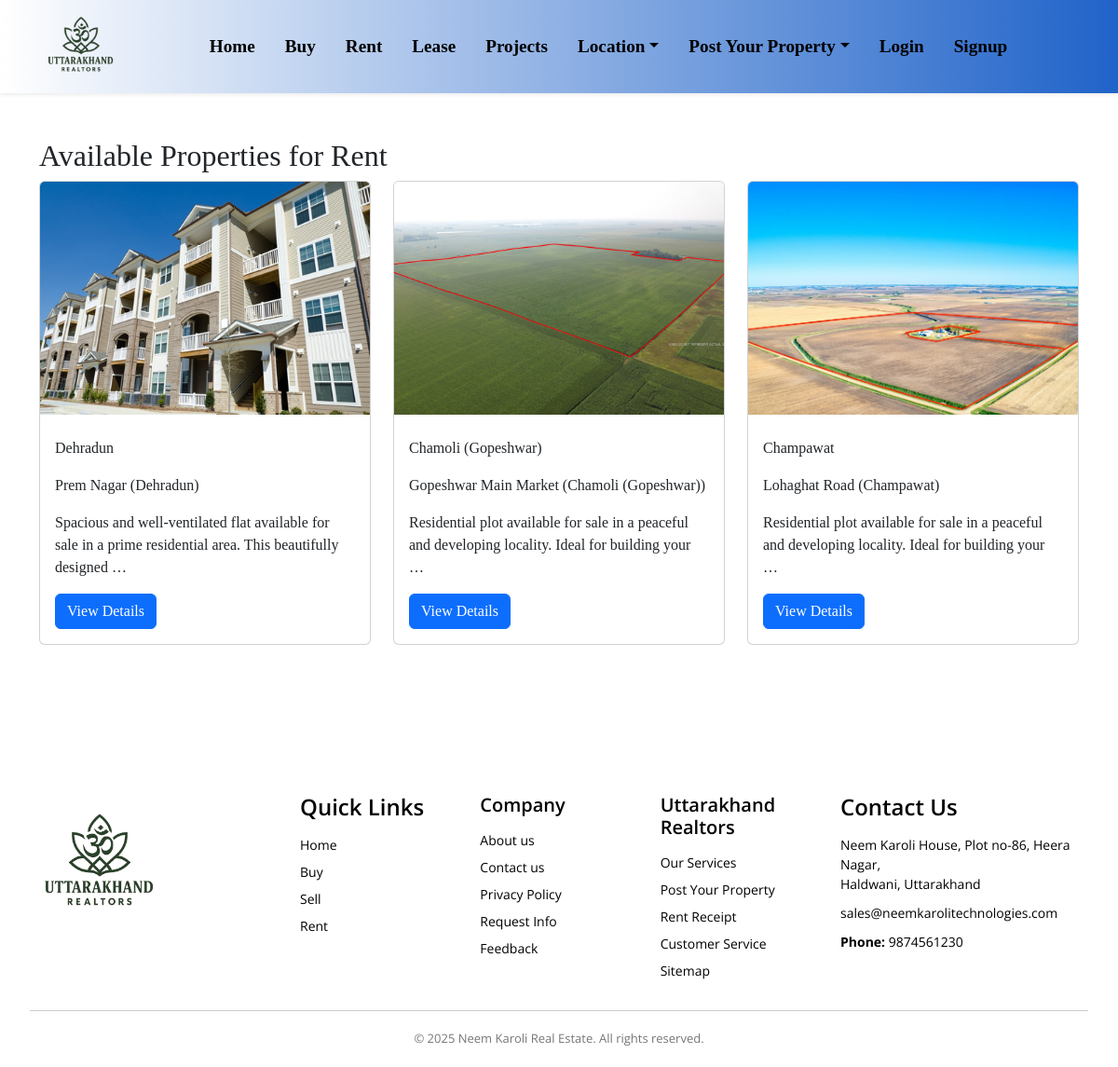
The app's page /rent/ with its own data.
### my_app/models.py (models this page shows, shortened)
class Property(models.Model):
    purpose = models.ForeignKey(Purpose, on_delete=models.SET_NULL, null=True)
    property_type = models.ForeignKey(PropertyType, on_delete=models.SET_NULL, null=True)
    city = models.ForeignKey(City, on_delete=models.SET_NULL, null=True)
    location = models.ForeignKey(Location, on_delete=models.SET_NULL, null=True)
    price = models.PositiveIntegerField()
    area = models.PositiveIntegerField(null=True, blank=True)  # in sq.ft
    description = models.TextField(max_length=1000)
    facing = models.CharField(max_length=50, null=True, blank=True)
    ownership = models.CharField(max_length=100, null=True, blank=True)
    transaction_type = models.CharField(max_length=100, null=True, blank=True)
    agent_phone = models.CharField(max_length=15, null=True, blank=True)
    brochure = models.FileField(upload_to='property/brochures/', null=True, blank=True)
    posted_on = models.DateTimeField(auto_now_add=True)
    posted_by = models.ForeignKey(User, on_delete=models.SET_NULL, null=True, blank=True)
    is_approved = models.BooleanField(default=False)

class PropertyImage(models.Model):
    property = models.ForeignKey(Property, related_name='images', on_delete=models.CASCADE)
    image = models.ImageField(upload_to='property_images/')

class City(models.Model):
    name = models.CharField(max_length=50)
    def __str__(self):
        return self.name

class Location(models.Model):
    name = models.CharField(max_length=100)
    city = models.ForeignKey(City, on_delete=models.CASCADE, related_name='locations')
    def __str__(self):
        return f"{self.name} ({self.city.name})"

### my_app/views.py (the view)
# urls.py: path('rent/', views.rent_properties, name="rent_properties"),
def rent_properties(request):
    try:
        rent_purpose = Purpose.objects.get(name__iexact="Rent")
        properties = Property.objects.filter(purpose=rent_purpose, is_approved=True).order_by('-id')
    except Purpose.DoesNotExist:
        properties = Property.objects.none()
    return render(request, 'rent.html', {'properties': properties})

### my_app/templates/rent.html (shortened to what this page needs)
{% extends 'common.html' %}
{% block content %}
<div class="container mt-5">
  <h2>Available Properties for Rent</h2>
  <div class="row">
    {% for property in properties %}
      <div class="col-md-4 mb-4">
        <div class="card">
          {% if property.images.all|length > 0 %}
            <img src="{{ property.images.first.image.url }}" class="card-img-top" style="height: 250px; object-fit: cover;" alt="Property Image">
          {% else %}
            <img src="https://via.placeholder.com/400x250?text=No+Image" class="card-img-top" alt="No image available">
          {% endif %}
          <div class="card-body">
            <p>{{property.city}}</p>
            <p>{{property.location}}</p>
            <p>{{ property.description|truncatewords:15 }}</p>
            <a href="{% url 'property_detail' property.pk %}" class="btn btn-primary">View Details</a>
          </div>
        </div>
      </div>
    {% empty %}
      <p>No rental properties available.</p>
    {% endfor %}
  </div>
</div>
{% endblock %}

### static/css/style.css (style rules this page uses)
body { font-family: Georgia, 'Times New Roman', Times, serif !important; margin: 0; padding: 0; }

### records on screen
Property: images.first.image (picture), city "Dehradun", location "Prem Nagar (Dehradun)", description "Spacious and well-ventilated flat available for sale in a prime residential area. This beautifully designed …"
Property: images.first.image (picture), city "Chamoli (Gopeshwar)", location "Gopeshwar Main Market (Chamoli (Gopeshwar))", description "Residential plot available for sale in a peaceful and developing locality. Ideal for building your …"
Property: images.first.image (picture), city "Champawat", location "Lohaghat Road (Champawat)", description "Residential plot available for sale in a peaceful and developing locality. Ideal for building your …"
